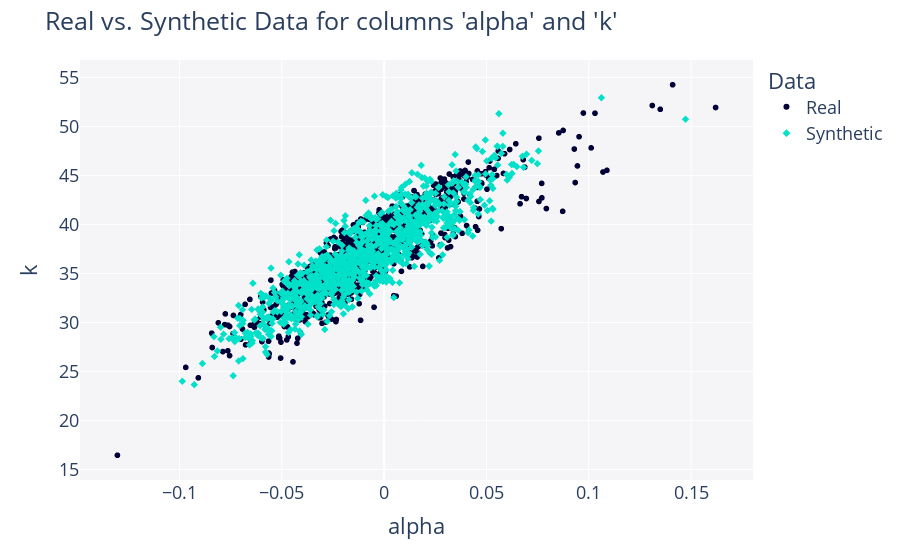

The cell this chart's notebook holds for it:
### Markdown cell above
The problem with this is that it doesn't respect the bounds. Instead, we can use copulas, where we can define each marginal distribution to one that respects the physical bounds of the problem, then model the relationship between the two variables with a copula.

### Code cell
from copulas.univariate import BetaUnivariate, GammaUnivariate
from copulas.multivariate import GaussianMultivariate
from copulas.visualization import compare_2d
import pandas as pd

df = pd.read_csv("drucker_prager_params.csv")
data = df.drop(columns="Seed")

dist = GaussianMultivariate(distribution={
    "alpha": BetaUnivariate(),
    "k": GammaUnivariate()
})

dist.fit(data)
sampled = dist.sample(1000)

compare_2d(data, sampled)

### Figure 1 — Plotly figure (JSON) as saved in the notebook; plotly's stock layout.template omitted (floating-point values rounded to 4 significant figures; data arrays with more than 128 entries replaced by an {"elided": "..."} marker saying what was removed)
{"data": [{"hovertemplate": "Data=Real<br>alpha=%{x}<br>k=%{y}<extra></extra>", "legendgroup": "Real", "marker": {"color": "#000036", "symbol": "circle"}, "mode": "markers", "name": "Real", "showlegend": true, "type": "scattergl", "x": {"elided": "1000 float values"}, "xaxis": "x", "y": {"elided": "1000 float values"}, "yaxis": "y"}, {"hovertemplate": "Data=Synthetic<br>alpha=%{x}<br>k=%{y}<extra></extra>", "legendgroup": "Synthetic", "marker": {"color": "#01E0C9", "symbol": "diamond"}, "mode": "markers", "name": "Synthetic", "showlegend": true, "type": "scattergl", "x": {"elided": "1000 float values"}, "xaxis": "x", "y": {"elided": "1000 float values"}, "yaxis": "y"}], "layout": {"font": {"size": 18}, "legend": {"title": {"text": "Data"}, "tracegroupgap": 0}, "margin": {"t": 60}, "plot_bgcolor": "#F5F5F8", "showlegend": true, "title": {"text": "Real vs. Synthetic Data for columns 'alpha' and 'k'"}, "xaxis": {"anchor": "y", "domain": [0, 1], "title": {"text": "alpha"}}, "yaxis": {"anchor": "x", "domain": [0, 1], "title": {"text": "k"}}}}
